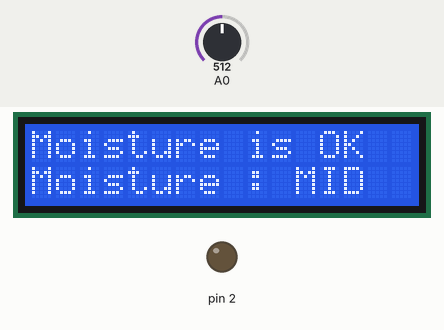
A sketch run on a simulated Arduino Uno, built with avr-gcc and run on an emulated ATmega328P. Parts: 16×2 character LCD, output pins drawn as LEDs (lit = HIGH). Inputs (shaded band) come from the test bench; at power-on: A0 = 512. What the sketch prints to the serial monitor is not drawn.

Above: at 5.2 s.
5.3 s: A0 set to 366
7.3 s: A0 set to 333
At 9.2 s:
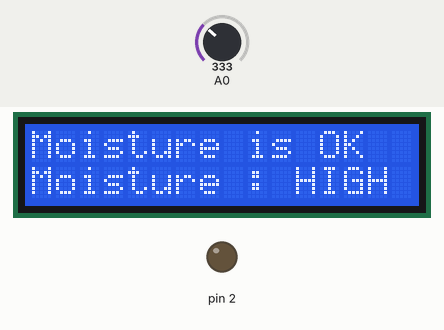
9.7 s: A0 set to 941
At 10.6 s:
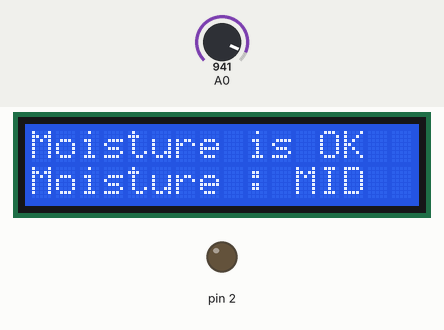
11.8 s: A0 set to 963
At 13.3 s:
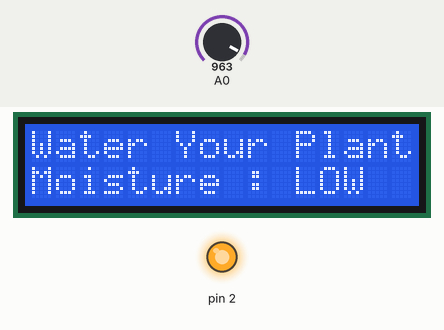
13.8 s: A0 set to 940
At 14.9 s:
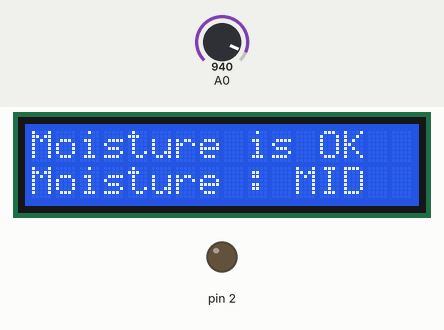
15.9 s: A0 set to 960
At 17.6 s:
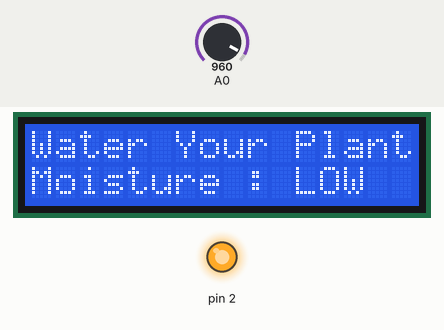
Timing chart, 0 to 19.0 s (numbered marks = the images above; inputs shaded):
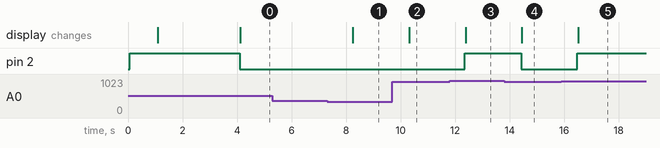

Measured:
- the behaviour switches between 351 and 350 on A0 (found by bisection; images 0 and 1)
- the behaviour switches between 949 and 950 on A0 (found by bisection; images 2 and 3)
- after the input at 5.3 s, every drawn part: stays the same
- after the input at 7.3 s, the display: changes after 0.95 s (image 1)
- after the input at 9.7 s, the display: changes after 0.61 s (image 2)
- after the input at 11.8 s, pin 2: LOW → HIGH after 0.55 s; the display: changes after 0.58 s (image 3)
- after the input at 13.8 s, pin 2: HIGH → LOW after 0.62 s; the display: changes after 0.65 s (image 4)
- after the input at 15.9 s, pin 2: LOW → HIGH after 0.58 s; the display: changes after 0.61 s (image 5)

The sketch:

NooIrrigation.ino
```cpp
#include <LiquidCrystal_I2C.h>
LiquidCrystal_I2C lcd(0x27, 16, 2);

void setup() {
  Serial.begin(9600);
  lcd.init();
  lcd.backlight();
  lcd.clear();
  pinMode(2, OUTPUT);
  digitalWrite(2, HIGH);
  delay(1000);
  lcd.setCursor(0, 0);
  lcd.print("IRRIGATION");
  lcd.setCursor(0, 1);
  lcd.print("SYSTEM IS ON ");
    lcd.print("");
    delay(3000);
  lcd.clear();
}

void loop() {
  int value = analogRead(A0);
  Serial.println(value);
  lcd.clear();
  if (value >= 950) {
    digitalWrite(2, HIGH);
    lcd.setCursor(0, 0);
    lcd.print("Water Your Plants");
    lcd.setCursor(0, 1);
    lcd.print("Moisture : LOW ");
  }
  if (value <= 350) {
    digitalWrite(2, LOW);
    lcd.setCursor(0, 0);
    lcd.print("Moisture is OK");
    lcd.setCursor(0, 1);
    lcd.print("Moisture : HIGH");
  } else if (value > 350 && value < 950) {
    digitalWrite(2, LOW);
    lcd.setCursor(0, 0);
    lcd.print("Moisture is OK");
    lcd.setCursor(0, 1);
    lcd.print("Moisture : MID ");
  }
  delay(1000);
}
```
